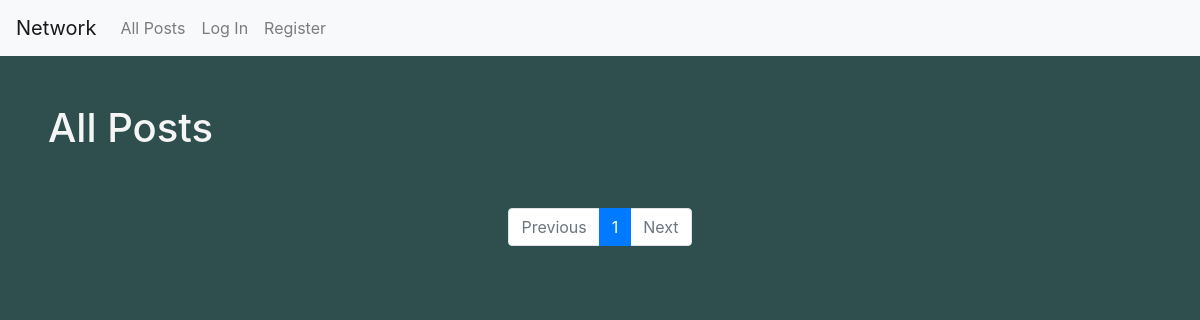
/, run on an earlier commit of the app's database.
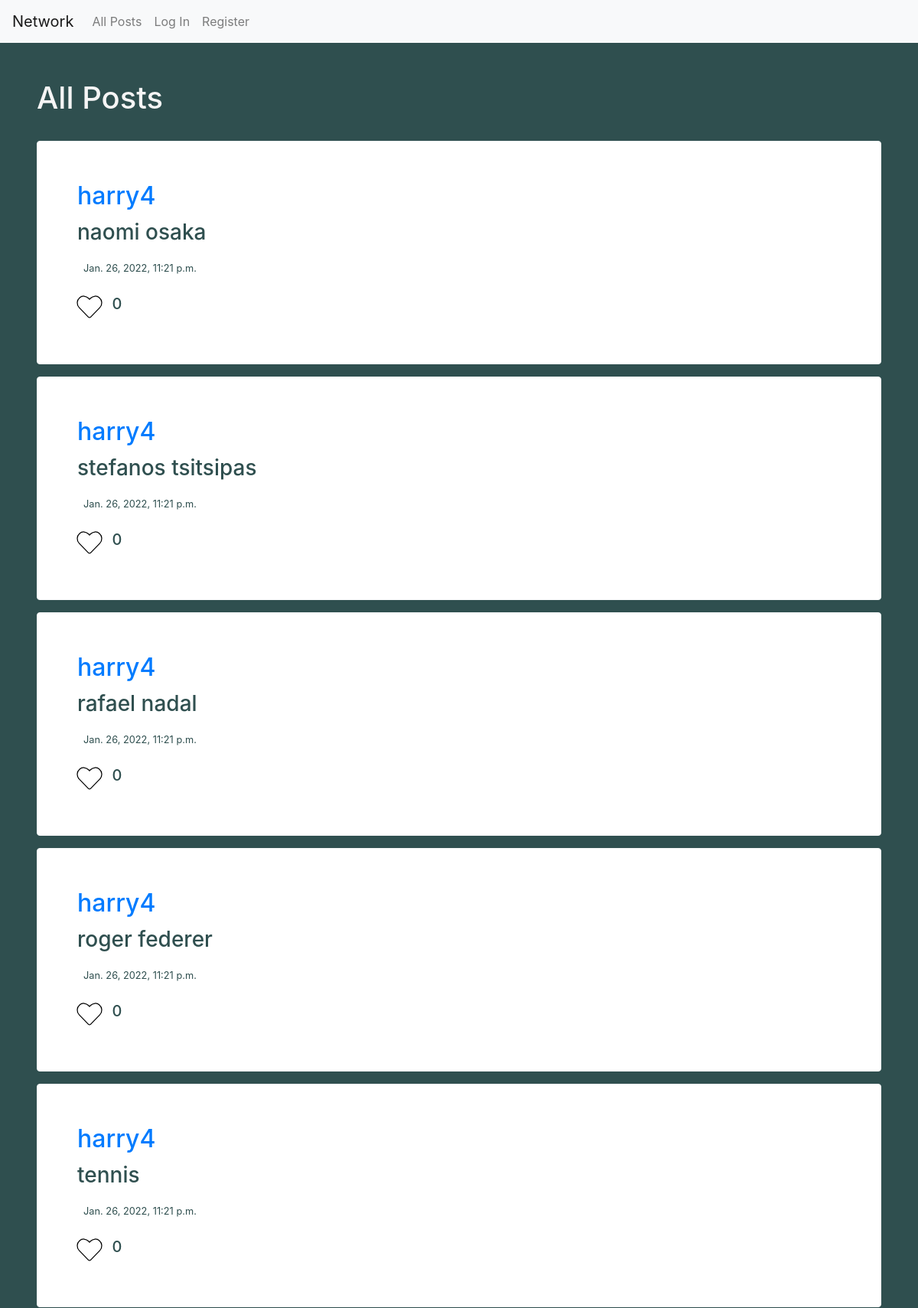
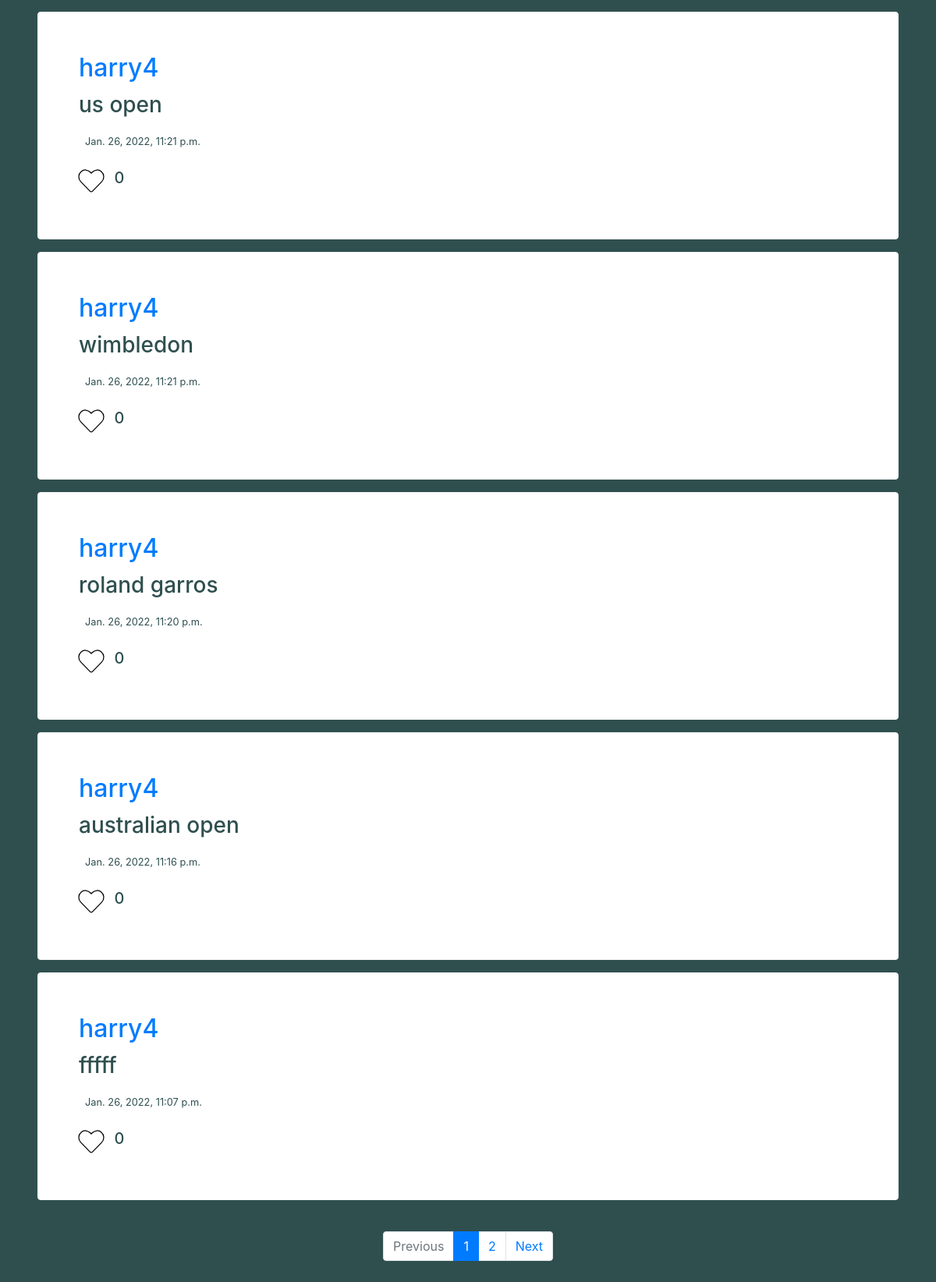
And on a later commit of the database (2 pictures, top to bottom).
### network/models.py (models this page shows, shortened)
class Post(models.Model):
    user = models.ForeignKey(User,on_delete=models.CASCADE,related_name="userID")
    contents = models.CharField(max_length=280, default=None)
    created_dt = models.DateTimeField(default=datetime.datetime.now)
    likes = models.ManyToManyField(User, related_name="likes", blank=True)
    def get_likes_count(self):
        return self.likes.count()

class User(AbstractUser):
    follow_list = models.ManyToManyField("self", related_name='follows', blank=True, symmetrical=False)

### network/views.py (the view)
# urls.py: path("", views.index, name="index"),
def index(request):
    unpaginated_posts = Post.objects.all().order_by('-created_dt')
    all_posts = paginate(request, unpaginated_posts)
    return render(request, "network/index.html", {
        'form': forms.CreatePostForm(),
        'all_posts': all_posts,
        "title": "All Posts",
        'remove_create_post': "False"
    })

### network/views.py (called while the page is built)
def paginate(request, dataList):
    paginator = Paginator(dataList, MAX_POSTS_PER_PAGE)
    page_num = request.GET.get('page')
    page_obj = paginator.get_page(page_num)
    return page_obj

### network/templates/network/index.html (shortened to what this page needs)
{% extends "network/layout.html" %}
{% load static %}
{% block body %}
<div class="container-fluid" id="index-view">
  {% if is_profile_page == "True" %}
    {% include "network/profile.html" %}
  {% else %}
    <h1>{{ title }}</h1>
  {% endif %}
    <br>
    {% for post in all_posts %}
    <div class="card border-light mb-3" id="post-view">
        <div class="card-body">
            <h2 class="card-title"><a href="{% url 'profile' post.user.username %}">{{post.user.username}}</a></h2>
            <h3 class="card-text" id="post_body_{{post.id}}"> {{ post.contents }}</h3>
            <p class="card-text ml-auto p-2"><small>{{post.created_dt}}</small></p>
            <div style="display: inline-flex">
              {% if request.user in post.likes.all %}
                <i id="like_btn_{{post.id}}" class="fa fa-heart fa-2x" style="color: salmon; " onclick="like_or_unlike(`{{post.id}}`)"></i>
              {% else %}
                <i id="like_btn_{{post.id}}" class="fa fa-heart fa-2x" style="color: white; " onclick="like_or_unlike(`{{post.id}}`)"></i>
              {% endif %}
              <h5 id="like_count_{{post.id}}"> {{ post.get_likes_count }}</h5>
            </div>
        </div>
    </div>
    {% endfor %}
    <br>
    <ul class="pagination justify-content-center">
        {% if all_posts.has_previous %}
          <li class="page-item"><a class="page-link" href="?page={{ all_posts.previous_page_number }}">Previous</a></li>
        {% else %}
          <li class="page-item disabled"><a class="page-link" href="#">Previous</a></li>
        {% endif %}
        {% for i in all_posts.paginator.page_range %}
          {% if all_posts.number == i %}
            <li class="page-item active"><span class="page-link">{{ i }}</span></li>
          {% else %}
            <li class="page-item"><a class="page-link" href="?page={{ i }}">{{ i }}</a></li>
          {% endif %}
        {% endfor %}
        {% if all_posts.has_next %}
          <li class="page-item"><a class="page-link" href="?page={{ all_posts.next_page_number }}">Next</a></li>
        {% else %}
          <li class="page-item disabled"><span class="page-link">Next</span></li>
        {% endif %}
    </ul>
</div>
<link rel="stylesheet" href="https://cdnjs.cloudflare.com/ajax/libs/font-awesome/4.7.0/css/font-awesome.min.css">
{% endblock %}

### network/templates/network/layout.html (shortened to what this page needs)
{% load static %}
<!DOCTYPE html>
<html lang="en">
    <head>
        <link rel="stylesheet" href="https://stackpath.bootstrapcdn.com/bootstrap/4.4.1/css/bootstrap.min.css">
        <link href="{% static 'network/styles.css' %}" rel="stylesheet">
    </head>
    <body>
        <nav class="navbar navbar-expand-lg navbar-light bg-light">
            <a class="navbar-brand" href="{% url 'index' %}">Network</a>
            <div>
              <ul class="navbar-nav mr-auto">
                <li class="nav-item">
                  <a class="nav-link" href="{% url 'index' %}">All Posts</a>
                </li>
                {% if user.is_authenticated %}
                    <li class="nav-item">
                        <a class="nav-link" href="{% url 'following' %}">Following</a>
                    </li>
                    <li class="nav-item">
                        <a class="nav-link" href="{% url 'logout' %}">Log Out</a>
                    </li>
                {% else %}
                    <li class="nav-item">
                        <a class="nav-link" href="{% url 'login' %}">Log In</a>
                    </li>
                    <li class="nav-item">
                        <a class="nav-link" href="{% url 'register' %}">Register</a>
                    </li>
                {% endif %}
              </ul>
            </div>
          </nav>
        <div class="body">
            {% block body %}
            {% endblock %}
        </div>
    </body>
</html>

### network/static/network/styles.css (style rules this page uses)
#index-view, #following-view, #profile-view, #login-view, #register-view { color:whitesmoke; padding:3rem; }
.card { background-color: white; color: darkslategray; }
#post-view { padding: 2rem; position:relative; }
body { background-color:darkslategray; }

What changed in the data, as far as the page shows it:
added Post: user.username "harry4", contents "naomi osaka", created_dt "Jan. 26, 2022, 11:21 p.m.", get_likes_count "0"
added Post: user.username "harry4", contents "stefanos tsitsipas", created_dt "Jan. 26, 2022, 11:21 p.m.", get_likes_count "0"
added Post: user.username "harry4", contents "rafael nadal", created_dt "Jan. 26, 2022, 11:21 p.m.", get_likes_count "0"
added Post: user.username "harry4", contents "roger federer", created_dt "Jan. 26, 2022, 11:21 p.m.", get_likes_count "0"
added Post: user.username "harry4", contents "tennis", created_dt "Jan. 26, 2022, 11:21 p.m.", get_likes_count "0"
added Post: user.username "harry4", contents "us open", created_dt "Jan. 26, 2022, 11:21 p.m.", get_likes_count "0"
added Post: user.username "harry4", contents "wimbledon", created_dt "Jan. 26, 2022, 11:21 p.m.", get_likes_count "0"
added Post: user.username "harry4", contents "roland garros", created_dt "Jan. 26, 2022, 11:20 p.m.", get_likes_count "0"
added Post: user.username "harry4", contents "australian open", created_dt "Jan. 26, 2022, 11:16 p.m.", get_likes_count "0"
added Post: user.username "harry4", contents "fffff", created_dt "Jan. 26, 2022, 11:07 p.m.", get_likes_count "0"
Also different on the page:
new list line: "2"
